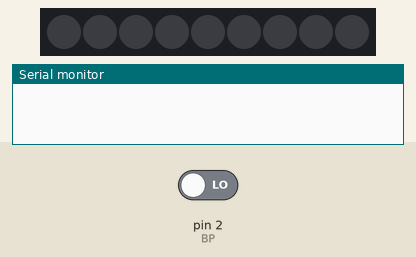
The sketch below on a simulated Arduino Uno, built with avr-gcc and run on an emulated ATmega328P. Shown: 9 RGB LEDs in strip order, left to right, the last lines printed to the serial monitor. Inputs (shaded band) come from the test bench; at power-on: pin 2 (BP) LOW. Dim RGB values are drawn brighter than linear; random numbers use the default seed unless the sketch sets one.

Above: at 1.2 s.
1.3 s: pin 2 (BP) driven HIGH
At 2.3 s:
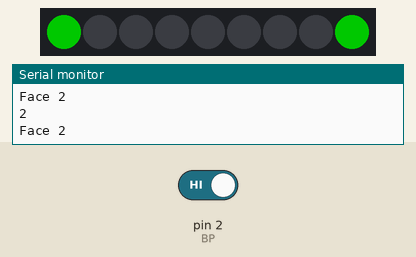
At 2.9 s:
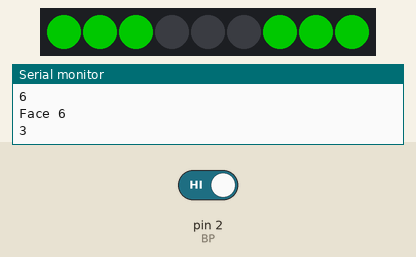
Timing chart, 0 to 4.4 s (numbered marks = the images above; inputs shaded):
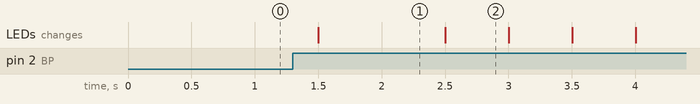

Measured:
- after the input at 1.3 s, the LEDs: change after 0.20 s (image 1)
- what the display in image 1 shows lasts 1.0 s, from 1.5 s to 2.5 s
- what the display in image 2 shows lasts 0.5 s, from 2.5 s to 3.0 s

The sketch:

De1_V2.ino
```cpp
/*
 *     Bette.Mathys
 *     Dé1_V2
 *
 *     Systéme de dé, avec un bp quand il est appuyé mets une face aléatoire
 *     sur la bande néopixel
 *
 *     Bande néopixel, Boutton Poussoir, Carte Arduino
 *     Néopixel: D6, BP: D2
 *
 *     19/09/2024 Dé1_V1: Appuie BP, afficher une face aléatoire du dé
 *     19/09/2024 Dé1_V2: Appuie BP, afficher une face aléatoire du dé
 *
 */

#include <Adafruit_NeoPixel.h>
#ifdef __AVR__
 #include <avr/power.h>
#endif

#define PIN        6 // Pin pour les LED NeoPixel
#define NUMPIXELS 9  // Nombre de LED sur l'anneau

Adafruit_NeoPixel pixels(NUMPIXELS, PIN, NEO_GRB + NEO_KHZ800);

#define DELAYVAL 500 // Temps de pause entre les pixels

const int BP = 2; // Pin du bouton
byte etatBP = 0;

long randNumber;

void rdm () {
  etatBP = digitalRead(BP); // Lire l'état du bouton
  if (etatBP == HIGH) { // Si le bouton est appuyé
    randNumber = random(1, 7); // Générer un nombre entre 1 et 6
    Serial.println(randNumber); // Afficher le nombre généré
    delay(200); // Petite pause
    return randNumber;
  }
}

void Chiffre1() { // Affichage pour le chiffre 1
  pixels.clear(); // Effacer les pixels
  Serial.println("Face 1");
  pixels.setPixelColor(4, pixels.Color(0, 100, 0)); // Allumer le pixel central
  pixels.show(); // Afficher la couleur
  delay(300); // Pause avant de réinitialiser
  randNumber = 0; // Réinitialiser le nombre
}

void Chiffre2() { // Affichage pour le chiffre 2
  pixels.clear();
  Serial.println("Face 2");
  pixels.setPixelColor(0, pixels.Color(0, 100, 0)); // Allumer deux pixels opposés
  pixels.setPixelColor(8, pixels.Color(0, 100, 0));
  pixels.show();
  delay(300);
  randNumber = 0;
}

void Chiffre3() { // Affichage pour le chiffre 3
  pixels.clear();
  Serial.println("Face 3");
  pixels.setPixelColor(0, pixels.Color(0, 100, 0)); // Allumer trois pixels
  pixels.setPixelColor(4, pixels.Color(0, 100, 0));
  pixels.setPixelColor(8, pixels.Color(0, 100, 0));
  pixels.show();
  delay(300);
  randNumber = 0;
}

void Chiffre4() { // Affichage pour le chiffre 4
  pixels.clear();
  Serial.println("Face 4");
  pixels.setPixelColor(0, pixels.Color(0, 100, 0)); // Allumer quatre pixels en croix
  pixels.setPixelColor(2, pixels.Color(0, 100, 0));
  pixels.setPixelColor(6, pixels.Color(0, 100, 0));
  pixels.setPixelColor(8, pixels.Color(0, 100, 0));
  pixels.show();
  delay(300);
  randNumber = 0;
}

void Chiffre5() { // Affichage pour le chiffre 5
  pixels.clear();
  Serial.println("Face 5");
  pixels.setPixelColor(0, pixels.Color(0, 100, 0)); // Comme un dé, cinq pixels allumés
  pixels.setPixelColor(2, pixels.Color(0, 100, 0));
  pixels.setPixelColor(4, pixels.Color(0, 100, 0));
  pixels.setPixelColor(6, pixels.Color(0, 100, 0));
  pixels.setPixelColor(8, pixels.Color(0, 100, 0));
  pixels.show();
  delay(300);
  randNumber = 0;
}

void Chiffre6() { // Affichage pour le chiffre 6
  pixels.clear();
  Serial.println("Face 6");
  pixels.setPixelColor(0, pixels.Color(0, 100, 0)); // Six pixels allumés sur deux colonnes
  pixels.setPixelColor(1, pixels.Color(0, 100, 0));
  pixels.setPixelColor(2, pixels.Color(0, 100, 0));
  pixels.setPixelColor(6, pixels.Color(0, 100, 0));
  pixels.setPixelColor(7, pixels.Color(0, 100, 0));
  pixels.setPixelColor(8, pixels.Color(0, 100, 0));
  pixels.show();
  delay(300);
  randNumber = 0;
}

void setup() {
  #if defined(__AVR_ATtiny85__) && (F_CPU == 16000000)
  clock_prescale_set(clock_div_1);
  #endif

  Serial.begin(9600); // Initialiser la communication série
  pinMode(BP, INPUT); // Configurer le bouton en entrée

  pixels.begin(); // Initialiser les pixels
}

void loop() {
  pixels.clear(); // Effacer les pixels à chaque boucle

  rdm(); // Appeler la fonction pour générer un nombre

  if (randNumber == 1) {
    Chiffre1(); // Si le nombre est 1, afficher 1 sur les LED
  } else if (randNumber == 2) {
    Chiffre2(); // Si c'est 2, afficher 2
  } else if (randNumber == 3) {
    Chiffre3(); // Etc. pour chaque chiffre
  } else if (randNumber == 4) {
    Chiffre4();
  } else if (randNumber == 5) {
    Chiffre5();
  } else if (randNumber == 6) {
    Chiffre6();
  }
}
```
